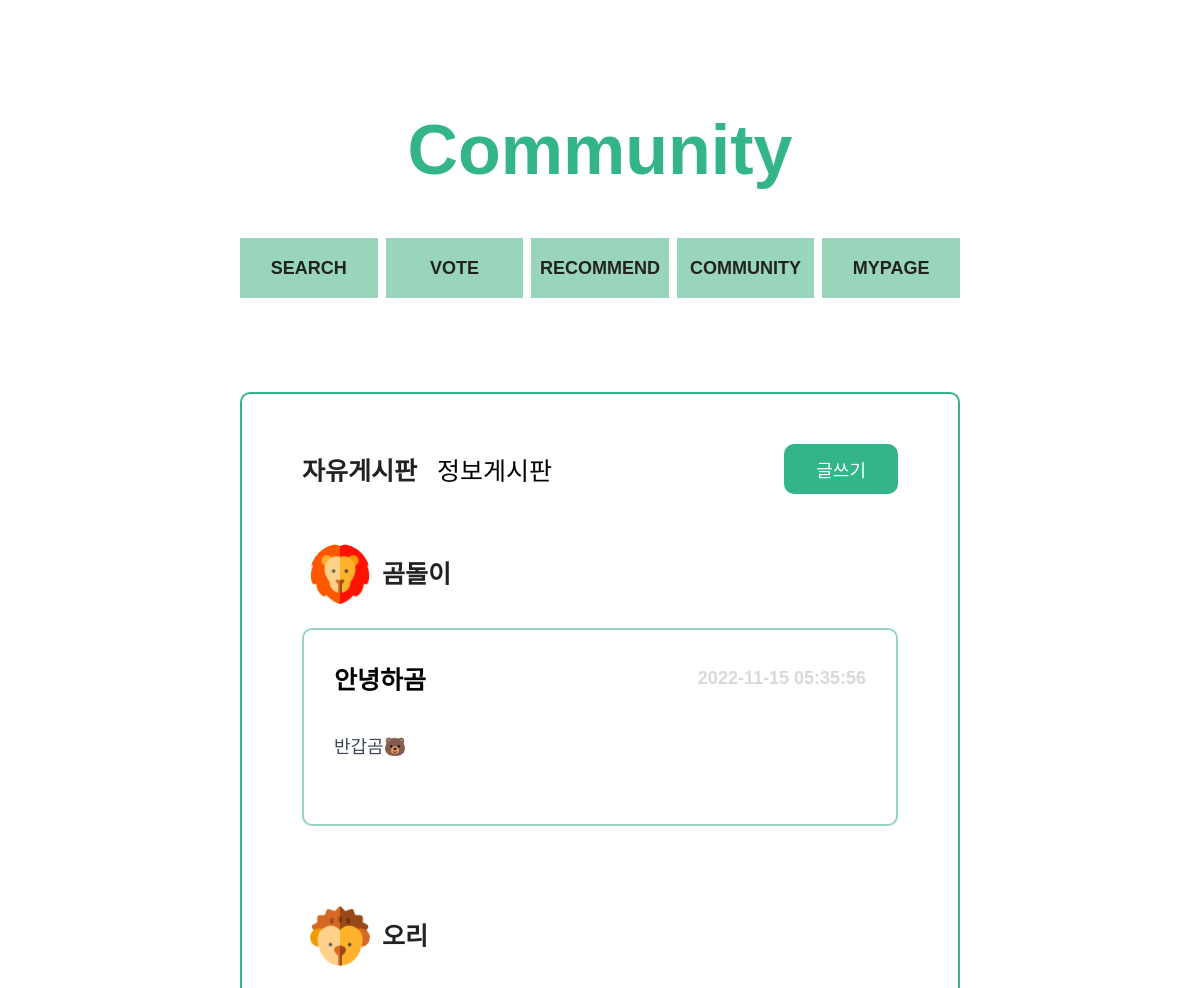
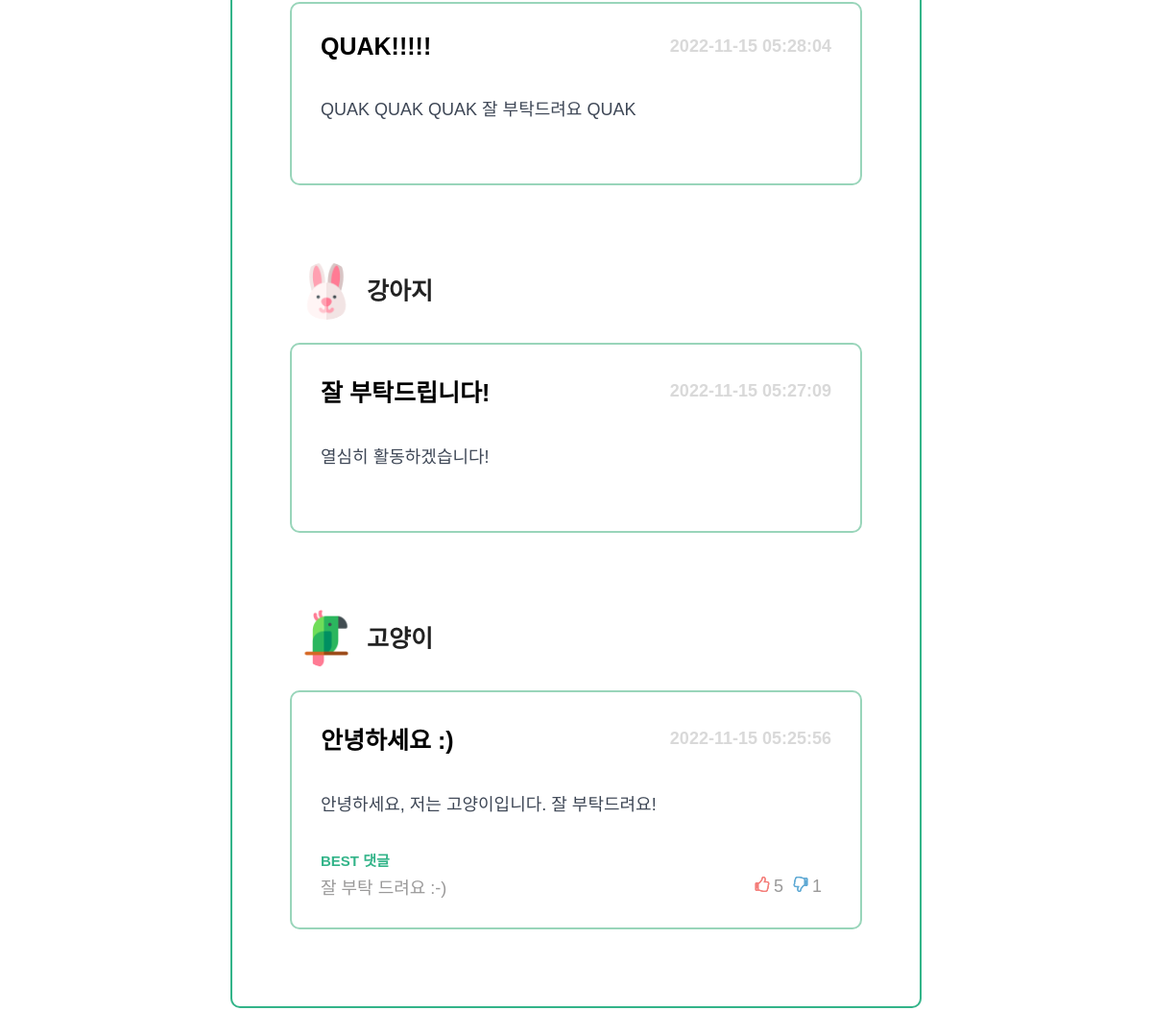
The page /pages/community/index.php on the database its author committed (2 pictures, top to bottom).
### tables this page shows
create table board (
	boardid int not null auto_increment primary key,
	userid varchar(20) not null,
	title varchar(50) not null,
	content varchar(500) not null,
	timestamps timestamp not null DEFAULT CURRENT_TIMESTAMP,
	type varchar(10) not null,
	foreign key (userid) references users (userid)
);

create table users (
	userid varchar(20) not null primary key,
	password varchar(40) not null,
	name varchar(15) not null,
	profile varchar(500) not null
);

### pages/community/index.php (the view, shortened to what this page needs)
<?php
$conn = mysqli_connect("localhost", "team15", "team15", "team15");
$res = array();
$bestComment = array();
$userId = $_SESSION['userId'];
if (mysqli_connect_errno()) {
    echo "<script>alert('Connection fail');</script>";
    exit();
} else {
    $sql = "select f.boardid, f.title, f.content, f.timestamps, u.userid, u.name, u.profile
            from board as f
            inner join users as u on f.userid = u.userid
            where type = 'free'
            order by f.boardid desc";
    if($stmt = mysqli_prepare($conn, $sql)) {
        if(mysqli_stmt_execute($stmt)) {
            mysqli_stmt_bind_result($stmt, $boardid, $title, $content, $time, $writerId, $writer, $writer_profile);
            while(mysqli_stmt_fetch($stmt)) {
                array_push($res, [
                    "boardid" => $boardid,
                    "title" => $title,
                    "content" => $content,
                    "time" => $time,
                    "writerId" => $writerId,
                    "writer" => $writer,
                    "profile" => $writer_profile
                ]);
            }
        } else {
            echo "<script>alert('fail execute the query');</script>";
            exit();
        }
    } else {
        echo "<script>alert('Fail prepare the statement');</script>";
        exit();
    }
    $sql = "select exists (select * from comment where boardid = ?)";
    if($stmt = mysqli_prepare($conn, $sql)) {
        for ($i=0; $i < count($res); $i++) {
            $id = $res[$i]['boardid'];
            mysqli_stmt_bind_param($stmt,"s", $id);
            if(mysqli_stmt_execute($stmt)) {
                mysqli_stmt_bind_result($stmt, $exist);
                while(mysqli_stmt_fetch($stmt)) {
                    array_push($bestComment, $exist);
                }
            } else {
                echo "<script>alert('fail execute the query');</script>";
                exit();
            }
        }
    } else {
        echo "<script>alert('Fail prepare the statement');</script>";
        exit();
    }
    $sql = "select c.content, c.like_no, c.hate
            from comment as c
            where c.commentid = (
                select r.best from (
                    select b.commentid as best, max(b.diff)
                    from (
                        select commentid, (a.like_no - a.hate) as diff
                        from comment as a
                        where boardid = ?
                    ) b where b.diff >= 1
                ) r
            ) limit 1";
    for ($i=0; $i < count($bestComment); $i++) {
        if($bestComment[$i] == 1) {
            if($stmt = mysqli_prepare($conn, $sql)) {
                mysqli_stmt_bind_param($stmt, "s", $res[$i]['boardid']);
                if(mysqli_stmt_execute($stmt)) {
                    mysqli_stmt_bind_result($stmt, $comment, $like, $hate);
                    while(mysqli_stmt_fetch($stmt)) {
                        $res[$i] = $res[$i] + array(
                            "comment" => $comment,
                            "like" => $like,
                            "hate" => $hate
                        );
                    }
                } else {
                    echo "<script>alert('fail execute the query');</script>";
                    exit();
                }
            } else {
                echo "<script>alert('Fail prepare the statement');</script>";
                exit();
            }
        }
    }
}
?>
<!DOCTYPE html>
<html lang="en">
<head>
    <link rel="stylesheet" href="../../index.css">
    <link rel="stylesheet" href="./communityStyle.css">
</head>
<body>
    <div id="contents">
        <header class="title">
            <h1>Community</h1>
        </header>
        <section class="menu">
            <a href="../search/search.php"><h4 class="eachMenu">SEARCH</h4></a>
            <a href="../vote/index.html"><h4 class="eachMenu">VOTE</h4></a>
            <a href="../recommend/index.html"><h4 class="eachMenu">RECOMMEND</h4></a>
            <a href="../community/index.php"><h4 class="eachMenu">COMMUNITY</h4></a>
            <a href="../mypage/index.php"><h4 class="eachMenu">MYPAGE</h4></a>
        </section>
        <section class="board">
            <div class="topMenu">
                <div class="category">
                    <h3 class="free" onclick="location.href='index.php'"><span id="span">자유게시판</span></h3>
                    <h3 class="info" onclick="location.href='community_info.php'">정보게시판</h3>
                </div>
                <?php
                $url = "./community_newPost.php?type=free";
                ?>
                    <button class="button" onclick="location.href='<?=$url?>'">글쓰기</button>
            </div>
            <?php
            for ($i=0; $i < count($res); $i++) {
                if($res[$i]['writerId'] == $userId) {
                    $url = "community_myPost.php?boardid=".$res[$i]['boardid'];
                } else {
                    $url = "community_each.php?boardid=".$res[$i]['boardid'];
                }
            ?>
            <div class="post" onclick="location.href='<?=$url?>'">
                <div class="eachProfile">
                    <img class="profileImg" src=<?=$res[$i]['profile']?>>
                    <p class="nickName"><?=$res[$i]['writer']?></p>
                </div>
                <div class="eachPost">
                    <div class="eachPostTop">
                        <h3 class="eachPostTitle"><?=$res[$i]['title']?></h3>
                        <div class="timeStamp"><?=$res[$i]['time']?></div>
                    </div>
                    <h4 class="postContents">
                        <?=$res[$i]['content']?>
                    </h4>
                    <?php
                    if(array_key_exists('comment', $res[$i])) {
                    ?>
                    <div class="replIndex">BEST 댓글</div>
                    <div class="bestRepl">
                        <div class="text"><?=$res[$i]['comment']?></div>
                        <div class="replCount">
                        <div class="thumbUp"><img src="../../img/thumb_up.svg" width="16px" height="16px"></div>
                        <div class="thumbNum"><?=$res[$i]['like']?></div>
                        <div class="thumbDown"><img src="../../img/thumb_down.svg" width="16px" height="16px"></div>
                        <div class="thumbNum"><?=$res[$i]['hate']?></div>
                    </div>
                    </div>
                    <?php
                    }
                    ?>
                </div>
            </div>
            <?php
            }
            ?>
        </section>
    </div>
</body>
</html>

### index.css (style rules this page uses)
:root { --color-white: #ffffff; --color-gray-600: #222222; --color-gray-500: #3E4756; --color-gray-450: #A2ACBD; --color-gray-400: #9A9999; --color-gray-350: #D9D9D9; --color-gray-300: #EEEEEE; --color-blue-600: #1B4965; --color-blue-500: #62B6CB; --color-blue-400: #5FA8D3; --color-blue-300: #98C0F6; --color-blue-200: #CAE9FF; --color-red-300: #F47D79; --color-red-200: #FCA5A5; --color-red-100: #FECACA; --color-green-300: #33B489; --color-green-200: #67C891; --color-green-100: #99D5BA; --color-grad-500: #BEE9E8; --color-grad-400: #ACF2E2; --color-grad-300: #A8F8CF; --color-grad-200: #B6FCB3; --color-grad-100: #F9F871; --font-large: 70px; --font-medium: 35px; --font-regular: 25px; --font-semi-regular : 20px; --font-small:18px; --font-semi-micro: 15px; --font-micro: 13px; --weight-bold: 700; --weight-regular: 400; --weight-light: 300; --border-radius-regular: 10px; --border-radius-small: 5px; --animation-duration: 300ms; --width-large:72rem; --width-medium:65rem; }
* { box-sizing: border-box; font-size: 62.5%; }
body { width: 100%; height: 100%; font-family: "source-han-sans-korean", sans-serif; cursor: default; text-align: center; background-color: var(--color-white); margin: 0; padding: 0; }
a { text-decoration: none; }
button { background-color: transparent; cursor: pointer; border: none; outline: none; padding: 0; }
h1, .title1 { font-size: var(--font-large); font-weight: var(--weight-bold); margin:0; }
h3, .title3 { font-size: var(--font-regular); font-weight: var(--weight-bold); margin:0; }
h4, .title4 { font-size: var(--font-small); font-weight: var(--weight-bold); margin:0; }
#contents { margin: 0 auto; display: flex; flex-direction: column; width: 72rem; padding-bottom: 10rem; }
.title { margin-top:11rem; margin-bottom:2.4rem; }

### rows shown on the page
board: userid.profile (picture), userid.name "곰돌이", title "안녕하곰", timestamps "2022-11-15 05:35:56", content "반갑곰🐻"
board: userid.profile (picture), userid.name "오리", title "QUAK!!!!!", timestamps "2022-11-15 05:28:04", content "QUAK QUAK QUAK 잘 부탁드려요 QUAK"
board: userid.profile (picture), userid.name "강아지", title "잘 부탁드립니다!", timestamps "2022-11-15 05:27:09", content "열심히 활동하겠습니다!"
board: userid.profile (picture), userid.name "고양이", title "안녕하세요 :)", timestamps "2022-11-15 05:25:56", content "안녕하세요, 저는 고양이입니다. 잘 부탁드려요!", comment "잘 부탁 드려요 :-)", like "5", boardid "1"
